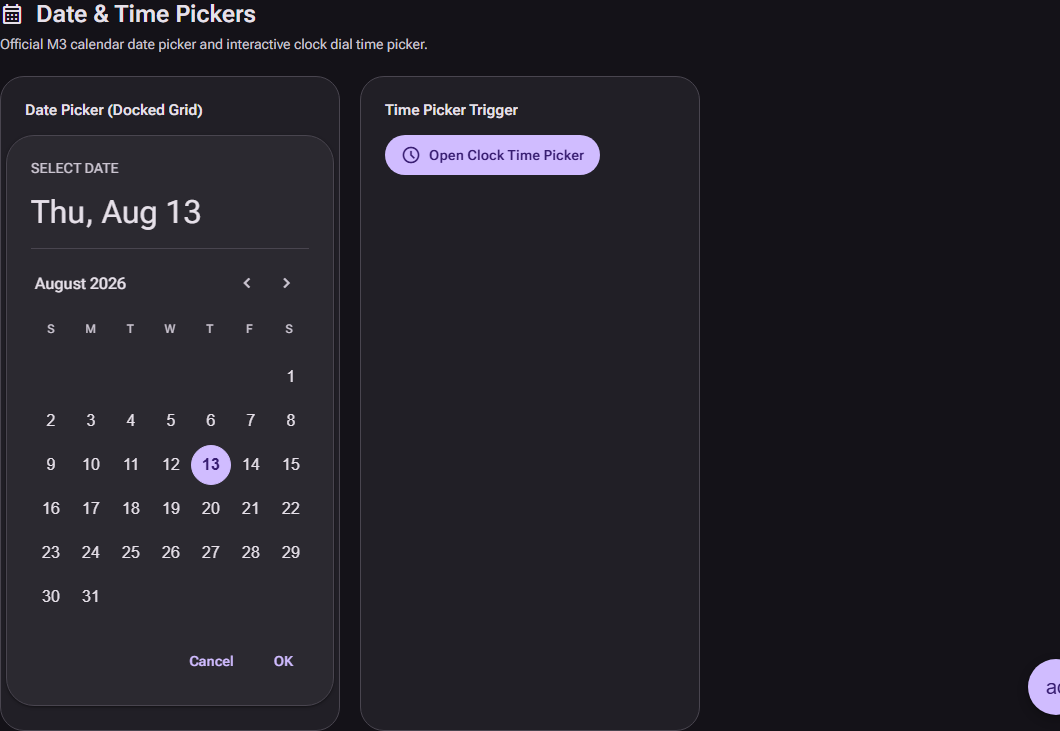
#> input picture scripts/shot-pickers.png, 1060 x 731 px
$ python -i extract_7_exact_shapes.py   (imports and definitions only)
#> lines starting #> are read from the running program, lines starting #| are printed output that depends on the picture; after the words box and inside, x2 and y2 are one past the last pixel; in counts of white or black regions, pixels touching at a corner belong together
import cv2
import numpy as np

def extract_shape_at_frame(img_path, num_points=36):
#> called with img_path = 'shot-pickers.png', num_points = 36
    img = cv2.imread(img_path)
#> img is the input picture: shape (731, 1060, 3); mean B, G, R 40, 32.4, 34.8
    bg = img[0, 0]
#> bg = [24, 18, 20]
    diff = np.abs(img.astype(int) - bg.astype(int)).sum(axis=2)
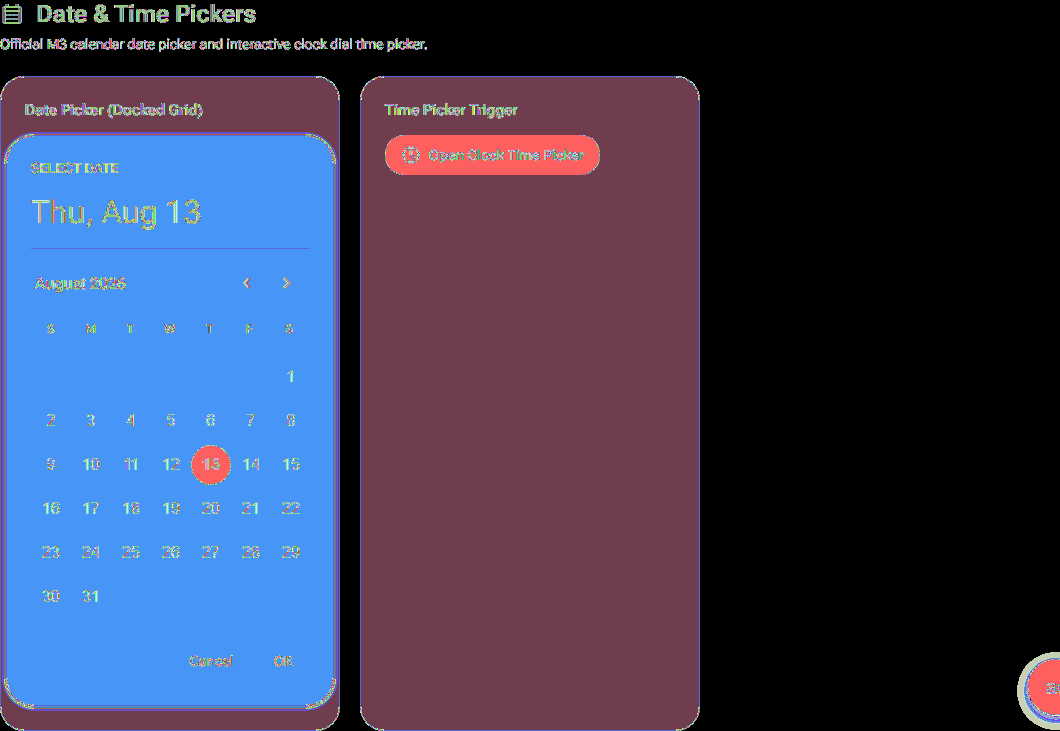
#> diff: shape (731, 1060) int64; 599 distinct labels, from 0 to 625; one colour per label, 0 black
    mask = (diff > 30).astype(np.uint8) * 255
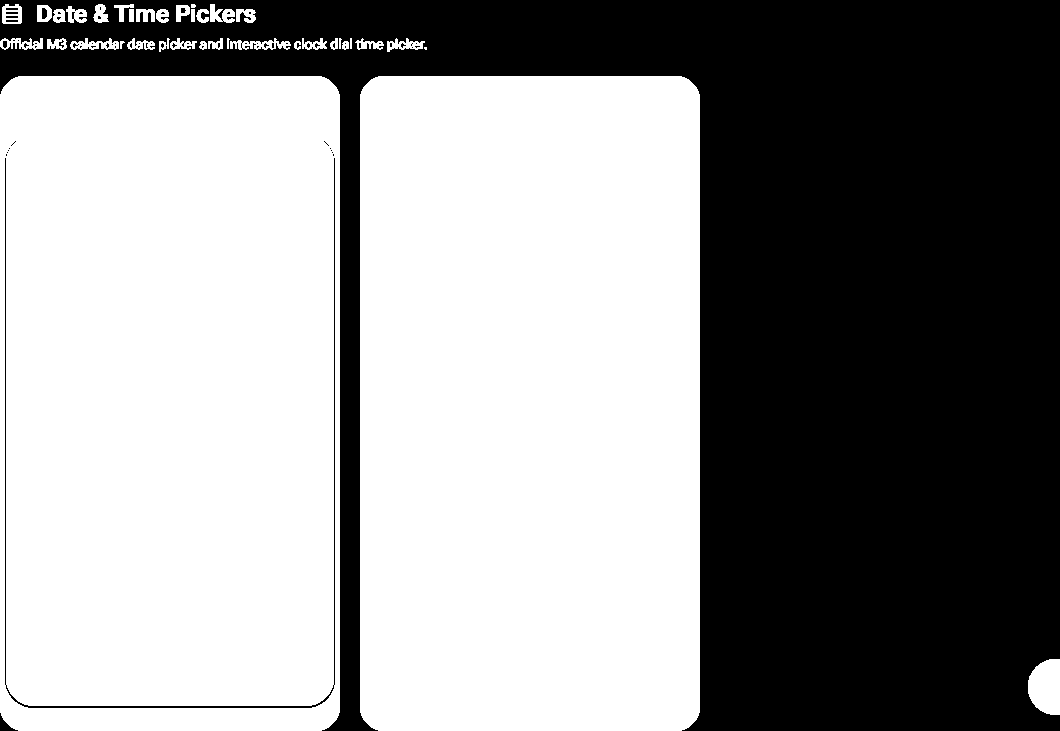
#> mask: shape (731, 1060); 58% white; 73 black regions (63 under 20 px)

    contours, _ = cv2.findContours(mask, cv2.RETR_EXTERNAL, cv2.CHAIN_APPROX_NONE)
#> contours = 38 contours, 6 with area under 20; largest, box (x1, y1, x2, y2) and area: (360, 76, 700, 731) 221258, (0, 76, 340, 731) 221258, (1028, 659, 1060, 715) 1408, (2, 4, 22, 24) 335, (230, 38, 291, 50) 316
    left_c = None
    for c in contours:
        x, y, w, h = cv2.boundingRect(c)
        if 600 < x < 900 and w > 80:
            left_c = c
            break
#> this loop made 38 passes
#> (x, y, w, h) on passes 1 to 12: (1028, 659, 32, 56), (360, 76, 340, 655), (0, 76, 340, 655), (424, 47, 3, 3), (342, 41, 7, 9), (294, 41, 7, 9), (199, 41, 8, 9), (120, 41, 5, 8), (387, 38, 38, 14), (355, 38, 29, 12), (350, 38, 2, 11), (339, 38, 3, 11)

    if left_c is None:
        return None

    x, y, w, h = cv2.boundingRect(left_c)
    cx, cy = x + w/2, y + h/2
    size = max(w, h)

    pts = []
    for i in range(num_points):
        angle = (i * 2 * np.pi) / num_points - np.pi / 2
        ray_x = np.cos(angle)
        ray_y = np.sin(angle)

        best_r = 0
        for r in np.linspace(0, size, 200):
            px = int(round(cx + r * ray_x))
            py = int(round(cy + r * ray_y))
            if 0 <= px < img.shape[1] and 0 <= py < img.shape[0]:
                if mask[py, px] > 0:
                    best_r = r
                else:
                    if r > 15: break

        norm_r = (best_r / (size / 2)) * 19.0
        norm_x = 24.0 + norm_r * ray_x
        norm_y = 24.0 + norm_r * ray_y
        pts.append((norm_x, norm_y))

    return pts

def pts_to_svg_path(pts):
    path = f"M {pts[0][0]:.2f},{pts[0][1]:.2f} "
    for i in range(1, len(pts)):
        path += f"L {pts[i][0]:.2f},{pts[i][1]:.2f} "
    path += "Z"
    return path

# 7 Exact Frames from Video
shape_indices = [0, 40, 80, 120, 160, 200, 240]

# [5 lines not run here, left out]

>>> result = extract_shape_at_frame('shot-pickers.png')

$ run again, on scripts/shot-app-bars.png
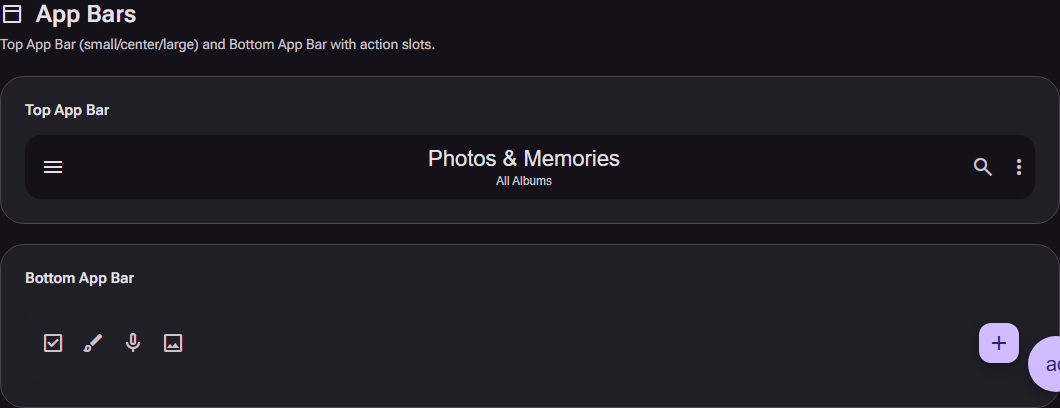
#> input picture scripts/shot-app-bars.png, 1060 x 408 px
#> in extract_shape_at_frame, img is the input picture: shape (408, 1060, 3); mean B, G, R 36.9, 29.8, 32
#> bg = [24, 18, 20]
#> in extract_shape_at_frame, `diff = np.abs(img.astype(int) - bg.astype(int)).sum(axis=2)`:
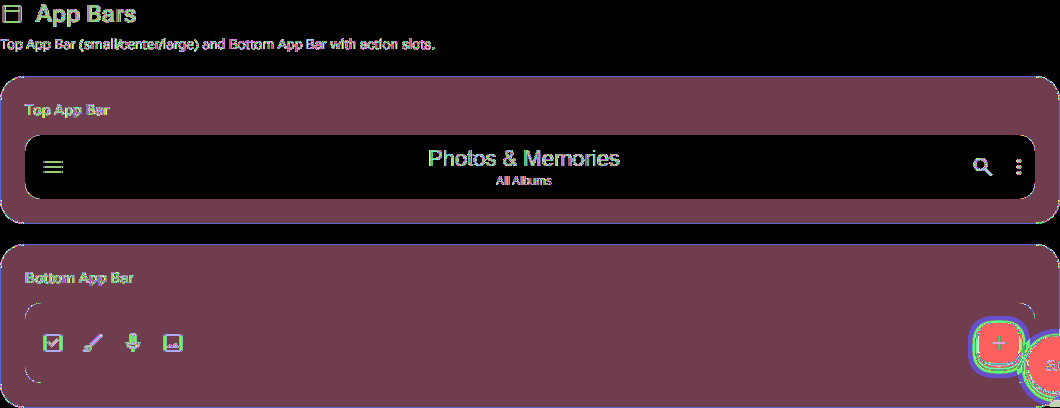
#> diff: shape (408, 1060) int64; 525 distinct labels, from 0 to 625; one colour per label, 0 black
#> in extract_shape_at_frame, `mask = (diff > 30).astype(np.uint8) * 255`:
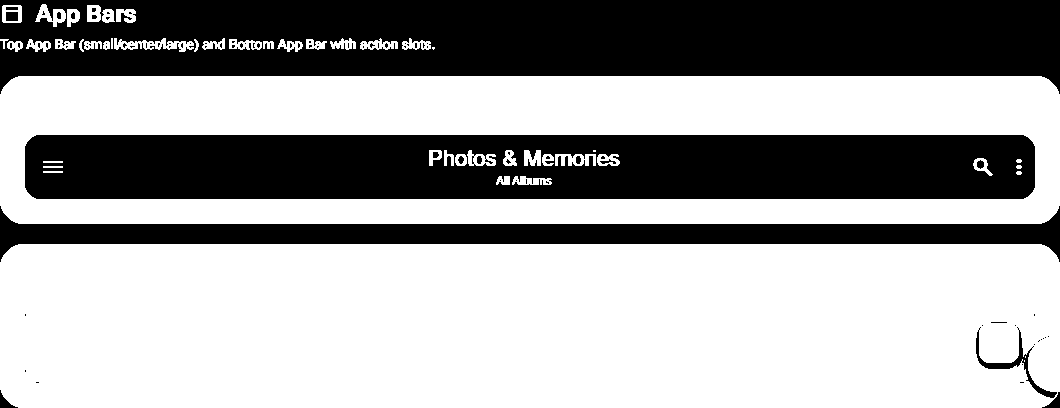
#> mask: shape (408, 1060); 62.6% white; 98 black regions (82 under 20 px)
#> contours = 27 contours, 3 with area under 20; largest, box (x1, y1, x2, y2) and area: (0, 244, 1060, 408) 172170, (0, 76, 1060, 224) 155225, (114, 38, 194, 52) 472, (2, 5, 22, 23) 321, (35, 4, 66, 27) 297
#> the loop in extract_shape_at_frame, `for c in contours:` made 27 passes
#> (x, y, w, h) on passes 1 to 8: (0, 244, 1060, 164), (0, 76, 1060, 148), (432, 47, 3, 3), (263, 41, 11, 8), (103, 41, 7, 9), (84, 41, 18, 9), (7, 41, 16, 11), (306, 39, 21, 11)

$ run again, on scripts/shot-cards.png
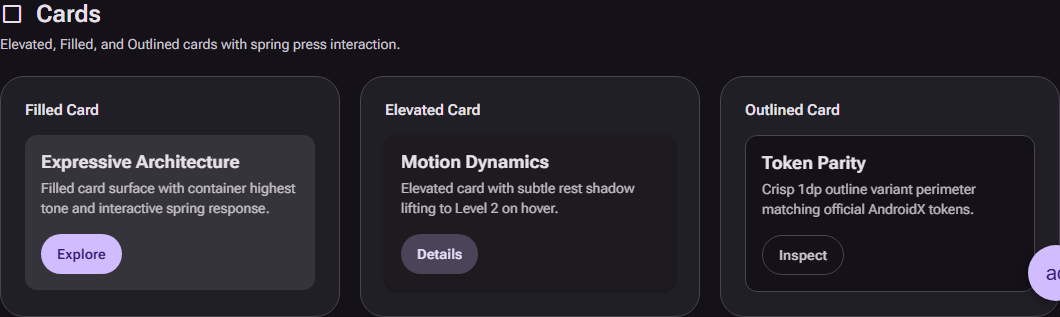
#> input picture scripts/shot-cards.png, 1060 x 317 px
#> in extract_shape_at_frame, img is the input picture: shape (317, 1060, 3); mean B, G, R 44.1, 36.7, 39.1
#> bg = [24, 18, 20]
#> in extract_shape_at_frame, `diff = np.abs(img.astype(int) - bg.astype(int)).sum(axis=2)`:
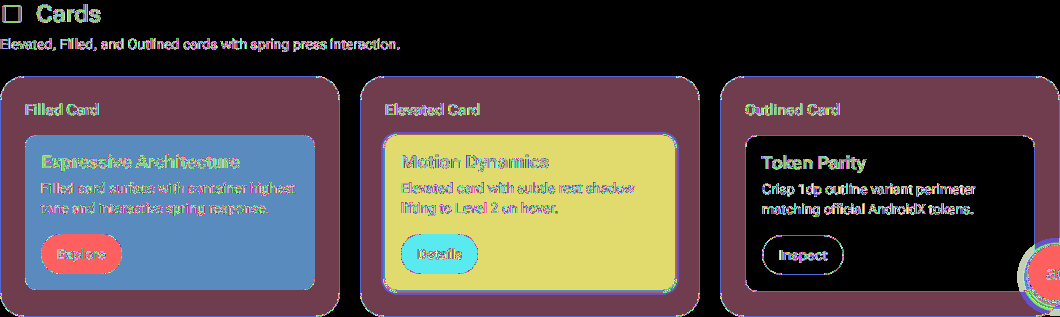
#> diff: shape (317, 1060) int64; 618 distinct labels, from 0 to 640; one colour per label, 0 black
#> in extract_shape_at_frame, `mask = (diff > 30).astype(np.uint8) * 255`:
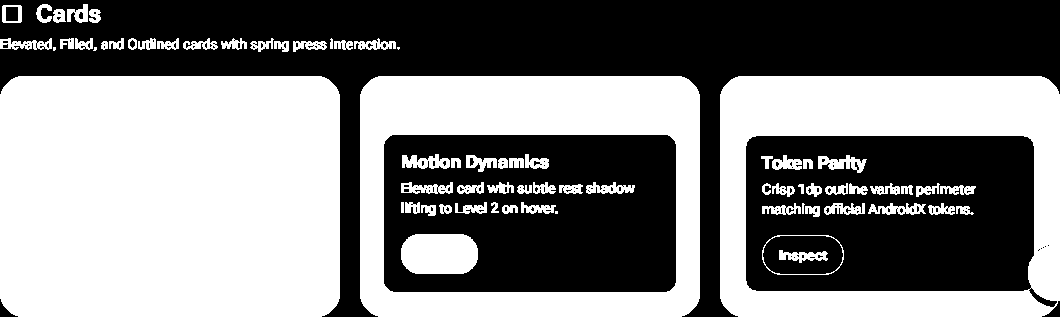
#> mask: shape (317, 1060); 50.1% white; 168 black regions (159 under 20 px)
#> contours = 27 contours, 4 with area under 20; largest, box (x1, y1, x2, y2) and area: (720, 76, 1060, 317) 80912, (360, 76, 700, 317) 80912, (0, 76, 340, 317) 80912, (0, 38, 52, 50) 332, (2, 5, 22, 23) 321
#> the loop in extract_shape_at_frame, `for c in contours:` made 1 pass
#> (x, y, w, h) on pass 1: (720, 76, 340, 241)
#> cx = 890; cy = 196.5
#> size = 340
#> the loop in extract_shape_at_frame, `for i in range(num_points):` made 36 passes
#> (norm_r, norm_x, norm_y) on passes 1 to 8: (1.53, 24, 22.47), (0.955, 24.17, 23.06), (1.15, 24.39, 22.92), (1.34, 24.67, 22.84), (1.34, 24.86, 22.98), (1.91, 25.46, 22.77), (2.67, 26.32, 22.66), (1.53, 25.44, 23.48)
#> after the loop in extract_shape_at_frame, `for i in range(num_points):`: pts = 36 pairs, first value 22.53 to 26.34, second value 22.47 to 25.98
#> result has the same summary as pts in extract_shape_at_frame

$ run again, on scripts/shot-carousel.png
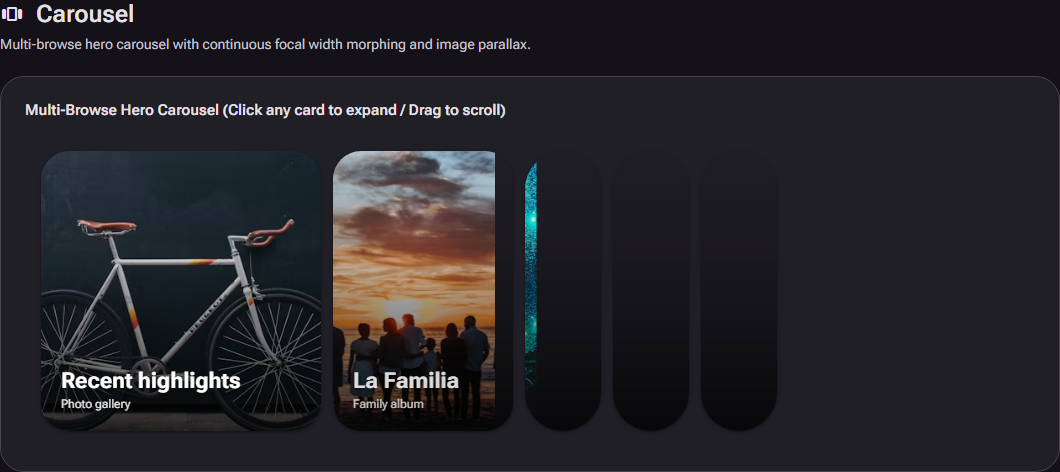
#> input picture scripts/shot-carousel.png, 1060 x 472 px
#> in extract_shape_at_frame, img is the input picture: shape (472, 1060, 3); mean B, G, R 41, 36.3, 38.2
#> bg = [24, 18, 20]
#> in extract_shape_at_frame, `diff = np.abs(img.astype(int) - bg.astype(int)).sum(axis=2)`:
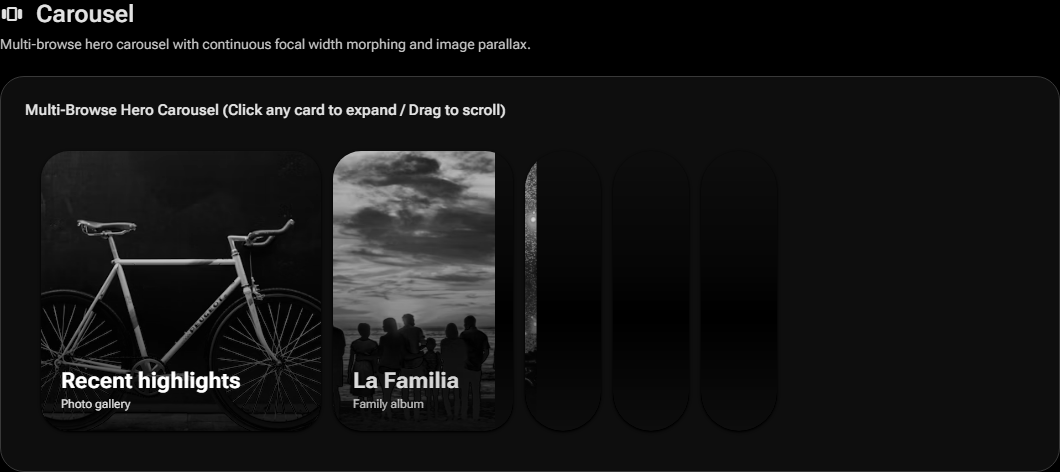
#> diff: shape (472, 1060) int64; min 0, max 703, mean 58.3; drawn with min black and max white
#> in extract_shape_at_frame, `mask = (diff > 30).astype(np.uint8) * 255`:
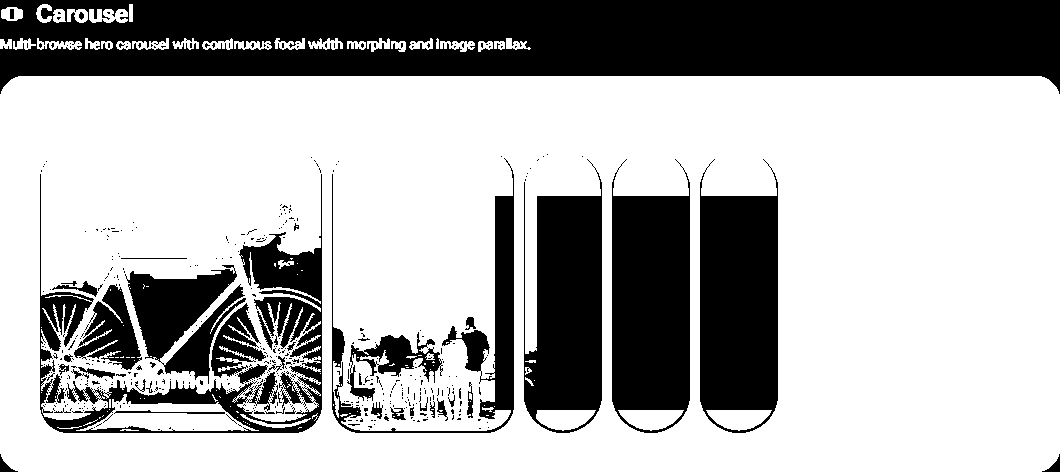
#> mask: shape (472, 1060); 67.2% white; 475 black regions (428 under 20 px)
#> contours = 28 contours, 1 with area under 20; largest, box (x1, y1, x2, y2) and area: (0, 76, 1060, 472) 417857, (89, 9, 128, 23) 328, (37, 38, 82, 50) 238, (1, 7, 23, 21) 231, (132, 38, 169, 50) 210
#> the loop in extract_shape_at_frame, `for c in contours:` made 28 passes
#> (x, y, w, h) on passes 1 to 8: (0, 76, 1060, 396), (494, 41, 11, 9), (478, 41, 15, 11), (440, 41, 35, 11), (391, 41, 15, 11), (347, 41, 19, 9), (234, 41, 38, 9), (116, 41, 15, 9)
